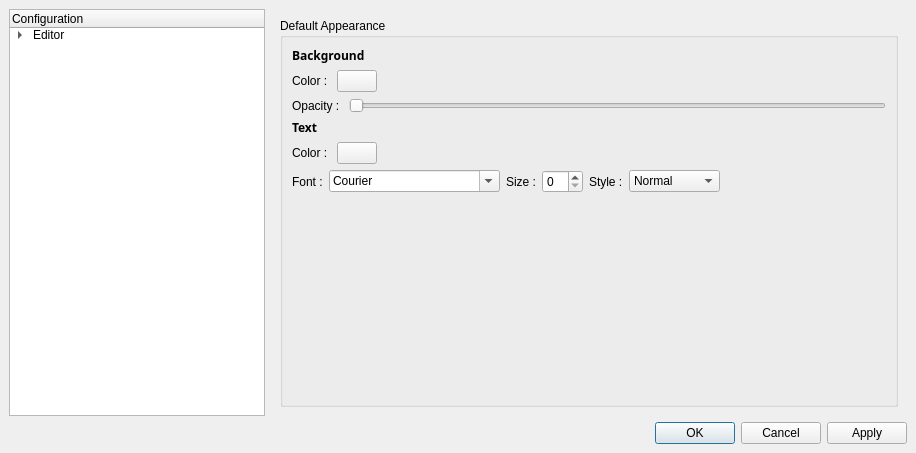
<ui version="4.0" >
 <class>ConfigureDialog</class>
 <widget class="QDialog" name="ConfigureDialog" >
  <property name="geometry" >
   <rect>
    <x>0</x>
    <y>0</y>
    <width>916</width>
    <height>453</height>
   </rect>
  </property>
  <property name="windowTitle" >
   <string>Configuration</string>
  </property>
  <property name="windowIcon" >
   <iconset/>
  </property>
  <layout class="QVBoxLayout" >
   <property name="margin" >
    <number>9</number>
   </property>
   <property name="spacing" >
    <number>6</number>
   </property>
   <item>
    <layout class="QHBoxLayout" >
     <property name="margin" >
      <number>0</number>
     </property>
     <property name="spacing" >
      <number>6</number>
     </property>
     <item>
      <widget class="QTreeWidget" name="configureSelect" >
       <property name="alternatingRowColors" >
        <bool>true</bool>
       </property>
       <property name="selectionBehavior" >
        <enum>QAbstractItemView::SelectItems</enum>
       </property>
       <column>
        <property name="text" >
         <string>Configuration</string>
        </property>
       </column>
       <item>
        <property name="text" >
         <string>Editor</string>
        </property>
        <item>
         <property name="text" >
          <string>Appearance</string>
         </property>
        </item>
       </item>
      </widget>
     </item>
     <item>
      <widget class="QStackedWidget" name="configurePane" >
       <property name="sizePolicy" >
        <sizepolicy>
         <hsizetype>5</hsizetype>
         <vsizetype>5</vsizetype>
         <horstretch>1</horstretch>
         <verstretch>0</verstretch>
        </sizepolicy>
       </property>
       <property name="currentIndex" >
        <number>0</number>
       </property>
       <widget class="QWidget" name="editor_appearance" >
        <layout class="QVBoxLayout" >
         <property name="margin" >
          <number>9</number>
         </property>
         <property name="spacing" >
          <number>6</number>
         </property>
         <item>
          <widget class="QGroupBox" name="groupBox" >
           <property name="title" >
            <string>Default Appearance</string>
           </property>
           <layout class="QVBoxLayout" >
            <property name="margin" >
             <number>9</number>
            </property>
            <property name="spacing" >
             <number>6</number>
            </property>
            <item>
             <widget class="QLabel" name="label" >
              <property name="text" >
               <string>&lt;html>&lt;head>&lt;meta name="qrichtext" content="1" />&lt;/head>&lt;body style=" white-space: pre-wrap; font-family:Sans Serif; font-size:9pt; font-weight:400; font-style:normal; text-decoration:none;">&lt;p style=" margin-top:0px; margin-bottom:0px; margin-left:0px; margin-right:0px; -qt-block-indent:0; text-indent:0px;">&lt;span style=" font-weight:600;">Background&lt;/span>&lt;/p>&lt;/body>&lt;/html></string>
              </property>
             </widget>
            </item>
            <item>
             <layout class="QHBoxLayout" >
              <property name="margin" >
               <number>0</number>
              </property>
              <property name="spacing" >
               <number>6</number>
              </property>
              <item>
               <widget class="QLabel" name="label_2" >
                <property name="text" >
                 <string>Color : </string>
                </property>
               </widget>
              </item>
              <item>
               <widget class="QPushButton" name="bgColor" >
                <property name="sizePolicy" >
                 <sizepolicy>
                  <hsizetype>0</hsizetype>
                  <vsizetype>0</vsizetype>
                  <horstretch>0</horstretch>
                  <verstretch>0</verstretch>
                 </sizepolicy>
                </property>
                <property name="maximumSize" >
                 <size>
                  <width>50</width>
                  <height>16777215</height>
                 </size>
                </property>
                <property name="text" >
                 <string/>
                </property>
               </widget>
              </item>
              <item>
               <spacer>
                <property name="orientation" >
                 <enum>Qt::Horizontal</enum>
                </property>
                <property name="sizeHint" >
                 <size>
                  <width>0</width>
                  <height>20</height>
                 </size>
                </property>
               </spacer>
              </item>
             </layout>
            </item>
            <item>
             <layout class="QHBoxLayout" >
              <property name="margin" >
               <number>0</number>
              </property>
              <property name="spacing" >
               <number>6</number>
              </property>
              <item>
               <widget class="QLabel" name="label_3" >
                <property name="text" >
                 <string>Opacity : </string>
                </property>
                <property name="margin" >
                 <number>0</number>
                </property>
               </widget>
              </item>
              <item>
               <widget class="QSlider" name="bgOpacity" >
                <property name="orientation" >
                 <enum>Qt::Horizontal</enum>
                </property>
               </widget>
              </item>
             </layout>
            </item>
            <item>
             <widget class="QLabel" name="label_4" >
              <property name="text" >
               <string>&lt;html>&lt;head>&lt;meta name="qrichtext" content="1" />&lt;style type="text/css">
p, li { white-space: pre-wrap; }
&lt;/style>&lt;/head>&lt;body style=" font-family:Sans Serif; font-size:9pt; font-weight:400; font-style:normal; text-decoration:none;">
&lt;p style=" margin-top:0px; margin-bottom:0px; margin-left:0px; margin-right:0px; -qt-block-indent:0; text-indent:0px; font-family:Sans;">&lt;span style=" font-weight:600;">Text&lt;/span>&lt;/p>&lt;/body>&lt;/html></string>
              </property>
             </widget>
            </item>
            <item>
             <layout class="QHBoxLayout" >
              <property name="margin" >
               <number>0</number>
              </property>
              <property name="spacing" >
               <number>6</number>
              </property>
              <item>
               <widget class="QLabel" name="label_5" >
                <property name="text" >
                 <string>Color : </string>
                </property>
               </widget>
              </item>
              <item>
               <widget class="QPushButton" name="fgColor" >
                <property name="sizePolicy" >
                 <sizepolicy>
                  <hsizetype>0</hsizetype>
                  <vsizetype>0</vsizetype>
                  <horstretch>0</horstretch>
                  <verstretch>0</verstretch>
                 </sizepolicy>
                </property>
                <property name="maximumSize" >
                 <size>
                  <width>50</width>
                  <height>16777215</height>
                 </size>
                </property>
                <property name="text" >
                 <string/>
                </property>
               </widget>
              </item>
              <item>
               <spacer>
                <property name="orientation" >
                 <enum>Qt::Horizontal</enum>
                </property>
                <property name="sizeHint" >
                 <size>
                  <width>0</width>
                  <height>20</height>
                 </size>
                </property>
               </spacer>
              </item>
             </layout>
            </item>
            <item>
             <layout class="QHBoxLayout" >
              <property name="margin" >
               <number>0</number>
              </property>
              <property name="spacing" >
               <number>6</number>
              </property>
              <item>
               <widget class="QLabel" name="label_6" >
                <property name="text" >
                 <string>Font :</string>
                </property>
               </widget>
              </item>
              <item>
               <widget class="QFontComboBox" name="fgFont" >
                <property name="fontFilters" >
                 <set>QFontComboBox::MonospacedFonts</set>
                </property>
               </widget>
              </item>
              <item>
               <widget class="QLabel" name="label_7" >
                <property name="text" >
                 <string>Size :</string>
                </property>
               </widget>
              </item>
              <item>
               <widget class="QSpinBox" name="fgFontSize" />
              </item>
              <item>
               <widget class="QLabel" name="label_8" >
                <property name="text" >
                 <string>Style :</string>
                </property>
               </widget>
              </item>
              <item>
               <widget class="QComboBox" name="fgFontStyle" >
                <item>
                 <property name="text" >
                  <string>Normal</string>
                 </property>
                </item>
                <item>
                 <property name="text" >
                  <string>Italic</string>
                 </property>
                </item>
                <item>
                 <property name="text" >
                  <string>Bold</string>
                 </property>
                </item>
                <item>
                 <property name="text" >
                  <string>Italic + Bold</string>
                 </property>
                </item>
               </widget>
              </item>
              <item>
               <spacer>
                <property name="orientation" >
                 <enum>Qt::Horizontal</enum>
                </property>
                <property name="sizeType" >
                 <enum>QSizePolicy::Expanding</enum>
                </property>
                <property name="sizeHint" >
                 <size>
                  <width>0</width>
                  <height>20</height>
                 </size>
                </property>
               </spacer>
              </item>
             </layout>
            </item>
            <item>
             <spacer>
              <property name="orientation" >
               <enum>Qt::Vertical</enum>
              </property>
              <property name="sizeHint" >
               <size>
                <width>520</width>
                <height>31</height>
               </size>
              </property>
             </spacer>
            </item>
           </layout>
          </widget>
         </item>
        </layout>
       </widget>
      </widget>
     </item>
    </layout>
   </item>
   <item>
    <widget class="QDialogButtonBox" name="buttonBox" >
     <property name="orientation" >
      <enum>Qt::Horizontal</enum>
     </property>
     <property name="standardButtons" >
      <set>QDialogButtonBox::Apply|QDialogButtonBox::Cancel|QDialogButtonBox::NoButton|QDialogButtonBox::Ok</set>
     </property>
    </widget>
   </item>
  </layout>
 </widget>
 <resources/>
 <connections>
  <connection>
   <sender>buttonBox</sender>
   <signal>accepted()</signal>
   <receiver>ConfigureDialog</receiver>
   <slot>accept()</slot>
   <hints>
    <hint type="sourcelabel" >
     <x>227</x>
     <y>431</y>
    </hint>
    <hint type="destinationlabel" >
     <x>157</x>
     <y>274</y>
    </hint>
   </hints>
  </connection>
  <connection>
   <sender>buttonBox</sender>
   <signal>rejected()</signal>
   <receiver>ConfigureDialog</receiver>
   <slot>reject()</slot>
   <hints>
    <hint type="sourcelabel" >
     <x>295</x>
     <y>437</y>
    </hint>
    <hint type="destinationlabel" >
     <x>286</x>
     <y>274</y>
    </hint>
   </hints>
  </connection>
 </connections>
</ui>
